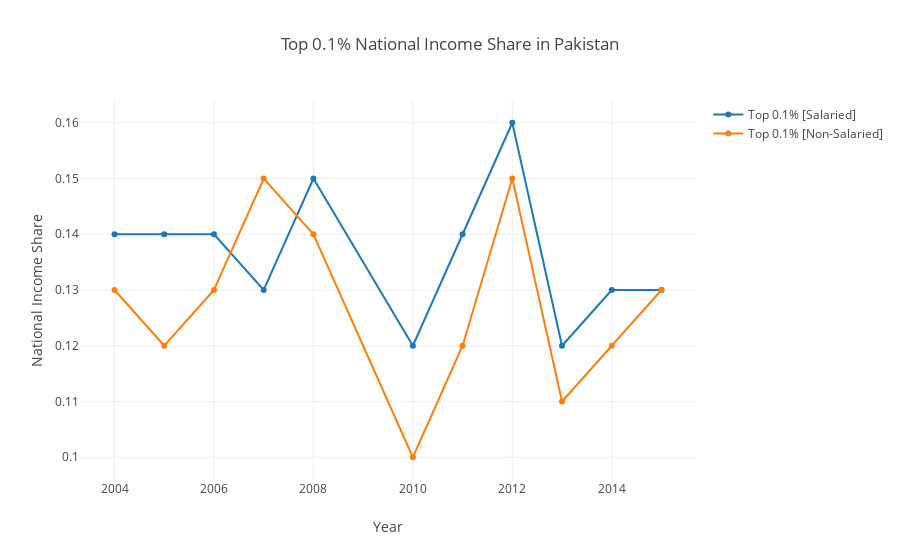

Notebook cell for this chart:
### Code cell
top_01_trace_salaried = go.Scatter(
    x = years,
    y = top_01_income_shares_salaried,
    name = "Top 0.1% [Salaried]"
)

top_01_trace_nonsalaried = go.Scatter(
    x = years,
    y = top_01_income_shares_nonsalaried,
    name = "Top 0.1% [Non-Salaried]"
)

layout = dict(title = 'Top 0.1% National Income Share in Pakistan',
              xaxis = dict(title = 'Year'),
              yaxis = dict(title = 'National Income Share'),
              )
data = [top_01_trace_salaried, top_01_trace_nonsalaried]
top01_share = plotly.offline.iplot({
    "data": data,
    "layout": layout
})
top01_share

### Figure 1 — Plotly figure (JSON) as saved in the notebook; plotly's stock layout.template omitted (floating-point values rounded to 4 significant figures)
{"data": [{"name": "Top 0.1% [Salaried]", "type": "scatter", "x": [2004, 2005, 2006, 2007, 2008, 2010, 2011, 2012, 2013, 2014, 2015], "y": [0.14, 0.14, 0.14, 0.13, 0.15, 0.12, 0.14, 0.16, 0.12, 0.13, 0.13]}, {"name": "Top 0.1% [Non-Salaried]", "type": "scatter", "x": [2004, 2005, 2006, 2007, 2008, 2010, 2011, 2012, 2013, 2014, 2015], "y": [0.13, 0.12, 0.13, 0.15, 0.14, 0.1, 0.12, 0.15, 0.11, 0.12, 0.13]}], "layout": {"title": "Top 0.1% National Income Share in Pakistan", "xaxis": {"title": "Year"}, "yaxis": {"title": "National Income Share"}}}
